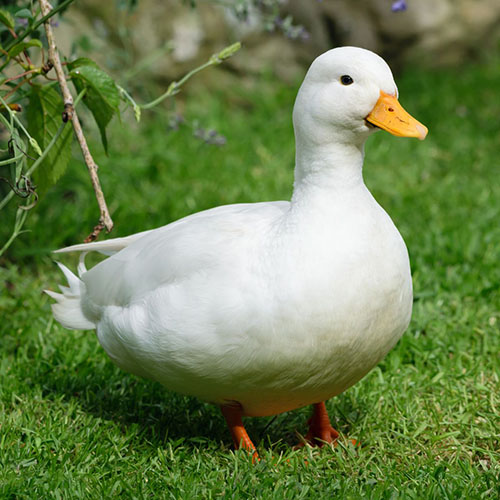
#> input picture images/duck.jpg, 500 x 500 px
$ jupyter execute --allow-errors 4_detection.ipynb
#> lines starting #> are read from the running program, lines starting #| are printed output that depends on the picture
### hogvis.py
import numpy as np
import matplotlib.pyplot as plt
import skimage.draw

def hogvis(descriptor, bsize=8, norient=9):
    """
    This function visualizes a hog descriptor using little
    icons to indicate orientation. We follow the convention
    that the first orientation bin starts at a gradient
    orientations of -pi/2 and the last bin ends at pi/2

    Parameters
    ----------
    descriptor : 3D float array
         HOG descriptor values

    bsize : int
        The size of the spatial bins in pixels, defaults to 8

    norient : int
        The number of orientation histogram bins, defaults to 9

    Returns
    -------
    hog_image : 2D float array
        Visualization of the hog descriptor with oriented line segments.

    """

    d_h = descriptor.shape[0]
    d_w = descriptor.shape[1]
    hog_image = np.zeros((d_h*bsize,d_w*bsize), dtype=float)

    #radius of a spatial bin
    radius = bsize // 2
    orient = np.arange(norient)

    #angle of bin mid-points 0..pi
    orient_angle = (np.pi * (orient + .5) / norient)

    #end points of a line at each orientation
    vr = -(radius-0.5) * np.cos(orient_angle)
    vc = (radius-0.5) * np.sin(orient_angle)

    for r in range(d_h):
        for c in range(d_w):
            for o, dr, dc in zip(orient,vr,vc):
                centre = tuple([r*bsize + radius, c*bsize + radius])
                rr, cc = skimage.draw.line(int(centre[0] - dc), int(centre[1] + dr),
                                          int(centre[0] + dc), int(centre[1] - dr))
                hog_image[rr,cc] += descriptor[r, c, o]

    return hog_image


# [16 lines left out: function test_hogvis, not called in this run]

# test_hogvis()

### 4_detection.ipynb
# Object Detection

In this assignment, you will develop an object detector based on gradient features and sliding window classification. A set of test images and ***hogvis.py*** are provided in the Canvas assignment directory

---

***Name:*** Shengyuan Lu

***SID:*** 93188958

---

[cell 1]
# Imports
import numpy as np
import matplotlib.pyplot as plt
from scipy import ndimage
import skimage as ski

np.set_printoptions(suppress=True) # supress scientific notation when printing numpy arrays

---
# 1. Image Gradients [20 pts]

Write a function that takes a grayscale image as input and returns two arrays the same size as the image,

the first of which contains the magnitude of the image gradient at each pixel

the second containing the orientation

Your function should filter the image with the simple x- and y-derivative filters described in class. Once you have the derivatives you can compute the orientation and magnitude of the gradient vector at each pixel. You should use  ***scipy.ndimage.correlate*** with the 'nearest' option in order to nicely handle the image boundaries.

Include a visualization of the output of your gradient calculate for a small test image. For displaying the orientation result, please uses a cyclic colormap such as "hsv" or "twilight".  (see https://matplotlib.org/tutorials/colors/colormaps.html)

NOTE: To be consistent with the provided code that follows, the gradient orientation values you return should range in (-pi/2,+pi/2) where a horizontal edge (vertical gradient) is -pi/2 and the angle increases as the edge rotates clockwise in the image.

[cell 2]
def mygradient(image):
    """
    This function takes a grayscale image and returns two arrays of the
    same size, one containing the magnitude of the gradient, the second
    containing the orientation of the gradient.


    Parameters
    ----------
    image : 2D float array of shape HxW
         An array containing pixel brightness values

    Returns
    -------
    mag : 2D float array of shape HxW
        gradient magnitudes

    ori : 2Dfloat array of shape HxW
        gradient orientations in radians
    """
    # convert the image to float
    if image.dtype == np.uint8:
        image = image.astype(float) / 256

    # convert the image to grayscale
    if len(image.shape) == 3:
        image = np.mean(image, axis=2)

    # blur the image a little to smooth out noises
    image = ndimage.gaussian_filter(image, sigma=0.25)

    filter_x = np.array([[-1, 1]])
    filter_y = np.array([[-1], [1]])

    dx = ndimage.correlate(image, filter_x, mode='nearest')
    dy = ndimage.correlate(image, filter_y, mode='nearest')

    mag = np.sqrt(np.square(dx) + np.square(dy))
    ori = np.arctan(np.divide(dy, dx + 1.e-16))

    #ori = np.mod(orientation + np.pi/2, np.pi) - np.pi/2

    return mag, ori

[cell 3]
#
# Demonstrate your mygradient function here by loading in a grayscale
# image, calling mygradient, and visualizing the resulting magnitude
# and orientation images. For visualizing orientation image, I suggest
# using the hsv or twilight colormap.
#

# Test Image
[yy,xx] = np.mgrid[-100:100, -100:100]
testimage = np.minimum(np.maximum(np.array(xx*xx+yy*yy,dtype=float),400),8100)

(mag, ori) = mygradient(testimage)

fig, axes = plt.subplots(1, 3, figsize=(10, 15))
axes[0].imshow(testimage, cmap=plt.cm.gray)
axes[0].set_title('Image 1')
axes[1].imshow(mag, cmap=plt.cm.gray)
axes[1].set_title('Gradient Magnitude (Image 1)')
axes[2].imshow(ori, cmap=plt.cm.hsv)
axes[2].set_title('Gradient Orientation (Image 1)')
plt.show()
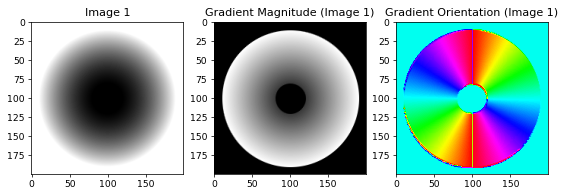
#> figure drawn by matplotlib, 3 panels

# My Image
image = plt.imread('images/duck.jpg')
#> image is the input picture: shape (500, 500, 3); mean R, G, B 108.6, 129.3, 79.7

# convert the image to float
if image.dtype == np.uint8:
    image = image.astype(float) / 256

# convert the image to grayscale
if len(image.shape) == 3:
    image = np.mean(image, axis=2)
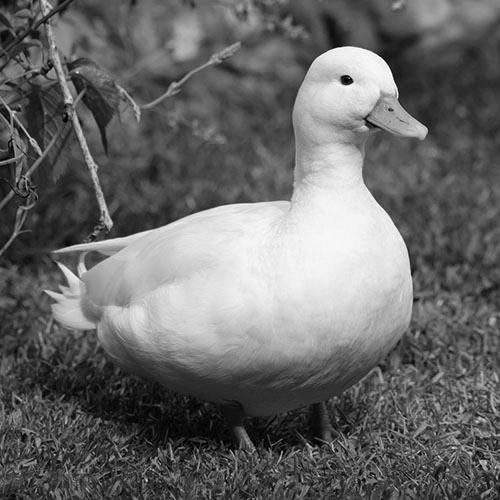
#> image: shape (500, 500) float64; min 0.0026, max 0.996, mean 0.414

(mag, ori) = mygradient(image)
#> in mygradient (call 2), `dx = ndimage.correlate(image, filter_x, mode='nearest')`:
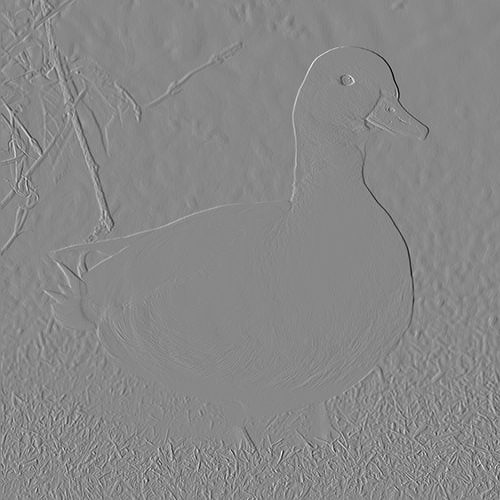
#> dx: shape (500, 500) float64; min -0.658, max 0.576, mean 8.95e-05; drawn with min black and max white
#> in mygradient (call 2), `dy = ndimage.correlate(image, filter_y, mode='nearest')`:
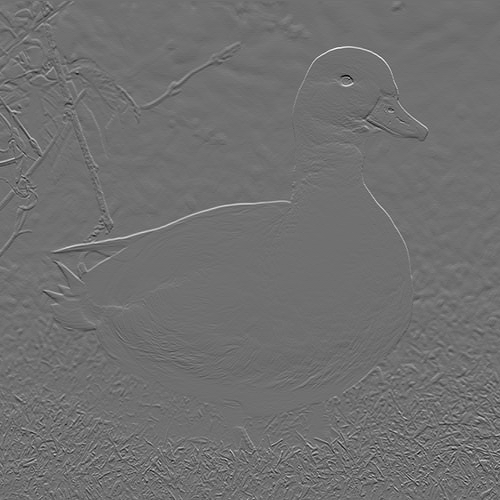
#> dy: shape (500, 500) float64; min -0.531, max 0.673, mean -0.000278; drawn with min black and max white
#> in mygradient (call 2), `mag = np.sqrt(np.square(dx) + np.square(dy))`:
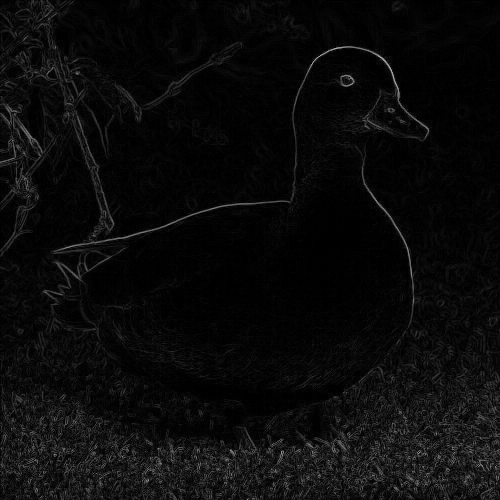
#> mag: shape (500, 500) float64; min 0, max 0.694, mean 0.043
#> in mygradient (call 2), `ori = np.arctan(np.divide(dy, dx + 1.e-16))`:
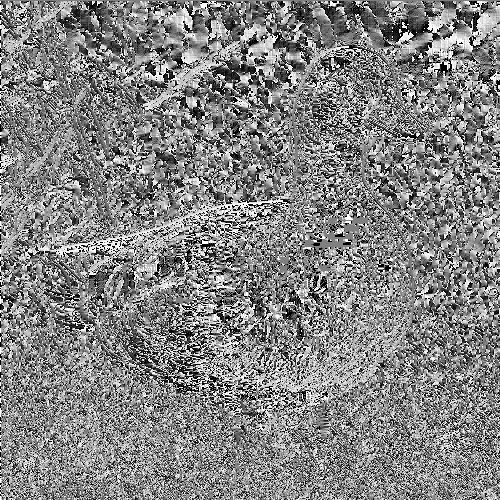
#> ori: shape (500, 500) float64; min -1.57, max 1.57, mean 0.0505; drawn with min black and max white

fig, axes = plt.subplots(1, 3, figsize=(10, 15))
axes[0].imshow(image, cmap=plt.cm.gray)
axes[0].set_title('Image 2')
axes[1].imshow(mag, cmap=plt.cm.gray)
axes[1].set_title('Gradient Magnitude (Image 2)')
axes[2].imshow(ori, cmap=plt.cm.hsv)
axes[2].set_title('Gradient Orientation (Image 2)')
plt.show()

---

# 2. Histograms of Gradient Orientations [25 pts]

Write a function that computes gradient orientation histograms over each 8x8 block of pixels in an image.

Your function should bin the orientation into 9 equal sized bins between -pi/2 and pi/2. The input of your function will be an image of size HxW. The output should be a three-dimensional array ***ohist*** whose size is (H/8)x(W/8)x9 where ***ohist[i,j,k]*** contains the count of how many edges of orientation k fell in block (i,j). If the input image dimensions are not a multiple of 8, you should use ***np.pad*** with the ***mode=edge*** option to pad the width and height up to the nearest integer multiple of 8.

To determine if a pixel is an edge, we need to choose some threshold. I suggest using a threshold that is 10% of the maximum gradient magnitude in the image. Since each 8x8 block will contain a different number of edges, you should normalize the resulting histogram for each block to sum to 1 (i.e., ***np.sum(ohist,axis=2)*** should be 1 at every  location).

I would suggest your function loops over the orientation bins. For each orientation bin you'll need to identify those pixels in the image whose gradient magnitude is above the threshold and whose orientation falls in the given bin. You can do this easily in numpy using logical operations in order to generate an array the same size as the image that contains Trues at the locations of every edge pixel that falls in the given orientation bin and is above threshold. To collect up pixels in each 8x8 spatial block you can use the function ***ski.util.view_as_windows(...,(8,8),step=8)*** and ***np.count_nonzeros*** to count the number of edges in each block.

Test your code by creating a simple test image (e.g. a white disk on a black background), computing the descriptor and using the provided function ***hogvis*** to visualize it.

Note: in the discussion above I have assumed 8x8 block size and 9 orientations. In your code you should use the parameters ***bsize*** and ***norient*** in place of these constants.

[cell 4]
def hog(image, bsize=8, norient=9):

    """
    This function takes a grayscale image and returns a 3D array
    containing the histogram of gradient orientations descriptor (HOG)
    We follow the convention that the histogram covers gradients starting
    with the first bin at -pi/2 and the last bin ending at pi/2.

    Parameters
    ----------
    image : 2D float array of shape HxW
         An array containing pixel brightness values

    bsize : int
        The size of the spatial bins in pixels, defaults to 8

    norient : int
        The number of orientation histogram bins, defaults to 9

    Returns
    -------
    ohist : 3D float array of shape (H/bsize,W/bsize,norient)
        edge orientation histogram

    """
#> called with bsize = 8, norient = 9
    # determine the size of the HOG descriptor
    (h, w) = image.shape
    h2 = int(np.ceil(h / float(bsize)))
    w2 = int(np.ceil(w / float(bsize)))
    ohist = np.zeros((h2, w2, norient))

    # pad the input image on right and bottom as needed so that it
    # is a multiple of bsize
    pw = (0, int(w2 * bsize - w)) # amounts to pad on left and right side
    ph = (0, int(h2 * bsize - h)) # amounts to pad on bottom and top side
    image = np.pad(image, (ph, pw), 'edge')

    # make sure we did the padding correctly
    assert(image.shape == (h2 * bsize, w2 * bsize))

    # compute image gradients
    (mag, ori) = mygradient(image)

    # choose a threshold which is 10% of the maximum gradient magnitude in the image
    thresh = 0.1 * np.max(mag)

    # separate out pixels into orientation channels, dividing the range of orientations
    # [-pi/2,pi/2] into norient equal sized bins and count how many fall in each block
    # inEdges = np.linspace(-np.pi/2, np.pi/2, norient+1)

    left = -np.pi/2
    right = np.pi/9 -np.pi/2

    step = np.pi/norient

    # as a sanity check, make sure every pixel gets assigned to at most 1 bin.
    bincount = np.zeros((h2 * bsize, w2 * bsize))

    for i in range(norient):

        # create a binary image containing 1s for pixels at the ith
        # orientation where the magnitude is above the threshold.
        # B = np.zeros_like(ohist)
        B = (mag > thresh) * (ori <= right) * (ori >= left)

        #sanity check
        left += step
        right += step

        # sanity check: record which pixels have been selected at this orientation
        bincount += B

        # pull out non-overlapping bsize x bsize blocks
        chblock = ski.util.view_as_windows(B, (bsize, bsize), step=bsize)

        # sum up the count for each block and store the results
        bcount = np.sum(chblock, axis=(2, 3))
        ohist[:, :, i] = bcount.reshape((h2, w2))

    # print(bincount.astype(int))

    assert(np.all(bincount<=1))

    # lastly, normalize the histogram so that the sum along the orientation dimension is 1

    # note: don't divide by 0! If there are no edges in a block (i.e. the sum of counts
    # is 0) then your code should leave all the values as zero.

    hist_sum = np.sum(ohist, axis=2)
    hist_sum[hist_sum < 1e-6] = 1
    ohist = np.divide(ohist, hist_sum[:, :, None])

    assert(ohist.shape==(h2, w2, norient))

    return ohist

[cell 5]
# provided function for visualizing hog descriptors
import hogvis as hogvis

# Test Image 1
[yy,xx] = np.mgrid[-40:41, -40:41]
im = np.array((xx*xx+yy*yy<=30*30),dtype=float)

ohist = hog(im)
hogvis_result = hogvis.hogvis(ohist)

fig, axes = plt.subplots(1, 2)
axes[0].imshow(im)
axes[0].set_title('Input 1')
axes[1].imshow(hogvis_result)
axes[1].set_title('Output 1')
plt.show()
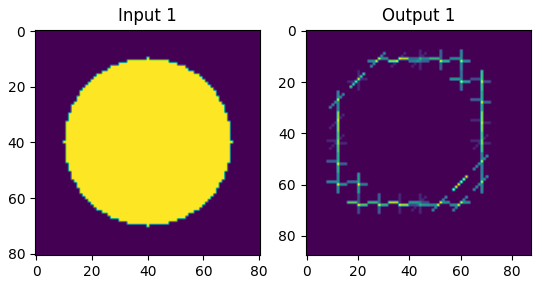
#> figure drawn by matplotlib, 2 panels

# Test Image 2
[yy,xx] = np.mgrid[-40:41, -40:41]
im = np.array((xx*xx+yy*yy<=30*30),dtype=float)
im[np.abs(xx+yy)<=3] = 0

ohist = hog(im)
#> (the rest of the program and of its run is left out)
